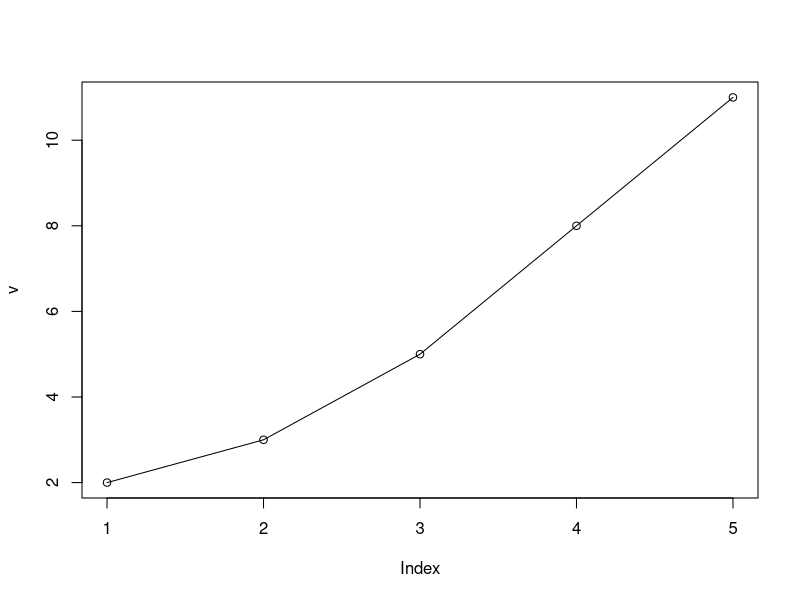

The R script that drew this image:
# 초기화
# x <- y
# x -> y

# 실행
# 드래그 + crtl + enter

# 변수var
# test2.  가능
# .test   가능
# .2test  불가
# 2test   불가  
# test%   불가
# _test   불가


a <- 1
a+5
x <- c(1,2,3,4,2,1,2,3)
x


v <- c(2,3,5,8,11)
plot(v, type="o")


l <- list("pizza", 3, 119.2)